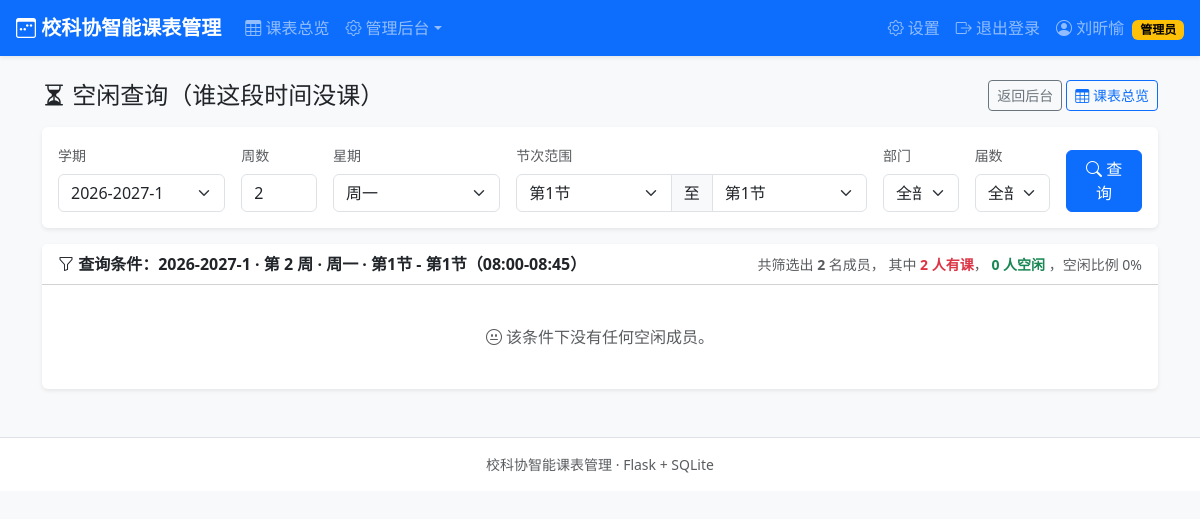
/admin/free (signed in), run on an earlier commit of the app's database.
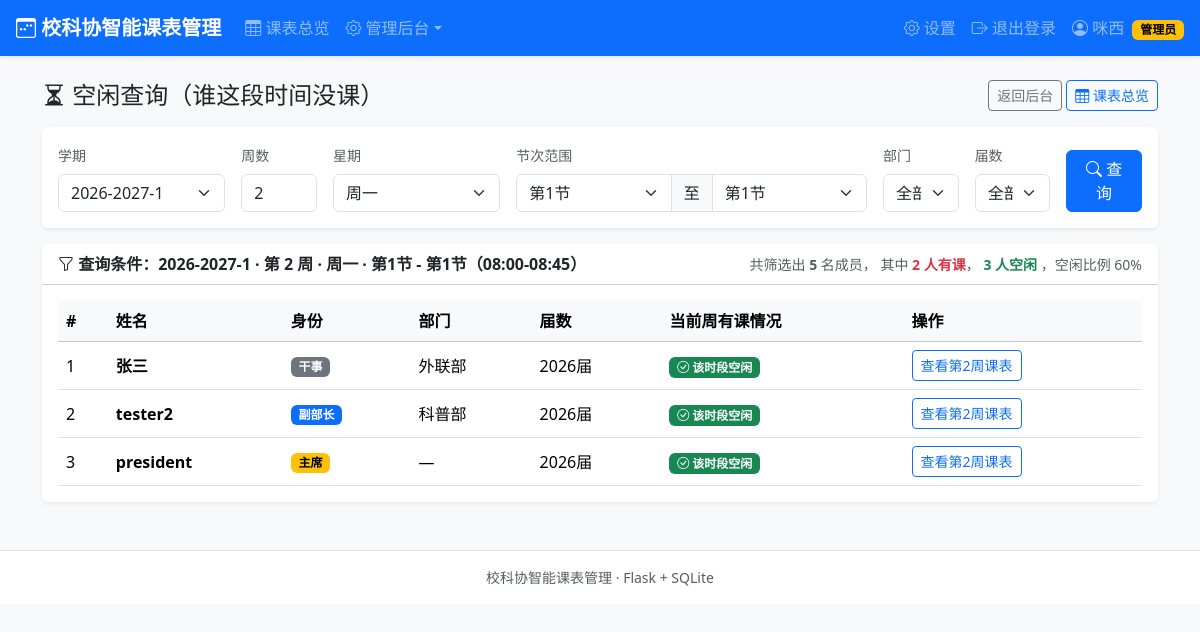
And on a later commit of the database.
### tables this page shows
CREATE TABLE users (
        id            INTEGER PRIMARY KEY AUTOINCREMENT,
        student_id    TEXT NOT NULL UNIQUE,
        password_hash TEXT NOT NULL,
        name          TEXT NOT NULL,
        identity      TEXT NOT NULL,               -- 主席/部长/干事
        department    TEXT,                        -- 主席可以为空
        cohort        INTEGER NOT NULL,            -- 届数，如 2026
        role          TEXT NOT NULL DEFAULT 'member',  -- admin/member
        created_at    TEXT NOT NULL
    , major TEXT NOT NULL DEFAULT '');

CREATE TABLE semesters (
        id          INTEGER PRIMARY KEY AUTOINCREMENT,
        name        TEXT NOT NULL UNIQUE,          -- 如 2026-2027-1
        start_date  TEXT NOT NULL,                 -- YYYY-MM-DD(周一)
        total_weeks INTEGER NOT NULL,
        is_active   INTEGER NOT NULL DEFAULT 0,
        created_at  TEXT NOT NULL
    );

### app.py (the view, shortened to what this page needs)
@app.route("/admin/free", methods=["GET"])
@admin_required
def admin_free():
    semester = resolve_semester(request.args.get("semester_id", type=int))
    week = request.args.get("week", type=int) or current_week(semester)
    day = request.args.get("day", type=int) or 1
    dep_filter = request.args.get("department", "all")
    cohort_filter = request.args.get("cohort", type=int) or 0
    result = None
    query_meta = None
    if semester:
        if week < 1:
            week = 1
        week = min(week, semester["total_weeks"])
        where = "1=1"
        args = []
        if dep_filter != "all":
            if dep_filter == "无部门":
                where += " AND department IS NULL"
            else:
                where += " AND department=?"
                args.append(dep_filter)
        if cohort_filter:
            where += " AND cohort=?"
            args.append(cohort_filter)
        users = query(f"SELECT * FROM users WHERE {where} ORDER BY department IS NULL, department, cohort DESC, name", args)
        busy = set()
        if day <= 5:
            s_period = request.args.get("start_period", type=int) or 1
            e_period = request.args.get("end_period", type=int) or s_period
            s_period = max(1, min(12, s_period))
            e_period = max(s_period, min(12, e_period))
            for u in users:
                rows = query("SELECT * FROM courses WHERE user_id=? AND semester_id=? AND day=? AND start_period IS NOT NULL",
                             (u["id"], semester["id"], day))
                for c in rows:
                    if (course_in_week(c, week)
                            and c["start_period"] <= e_period and c["end_period"] >= s_period):
                        busy.add(u["id"])
                        break
            query_meta = f"{WEEK_NAMES[day]} · 第{s_period}节 - 第{e_period}节" + (
                f"（{PERIOD_TIMES[s_period][0]}-{PERIOD_TIMES[e_period][1]}）" if s_period == e_period else "")
            time_args = dict(start_period=s_period, end_period=e_period)
        free_users = [u for u in users if u["id"] not in busy]
        result = dict(free=free_users, busy=busy, total=len(users))
    else:
        time_args = {}
    semesters = query("SELECT * FROM semesters ORDER BY id DESC")
    all_cohorts = [r["cohort"] for r in query("SELECT DISTINCT cohort FROM users ORDER BY cohort DESC")]
    return render_template(
        "admin/free.html",
        semesters=semesters, semester=semester, week=week,
        day=day, dep_filter=dep_filter, cohort_filter=cohort_filter,
        result=result, query_meta=query_meta,
        departments=DEPARTMENTS + ["无部门"],
        all_cohorts=all_cohorts,
        WEEK_NAMES=WEEK_NAMES, WEEKEND_SLOTS=WEEKEND_SLOTS,
        PERIOD_TIMES=PERIOD_TIMES,
        time_args=time_args,
    )

### app.py (called while the page is built)
def get_db():
    if "db" not in g:
        conn = sqlite3.connect(DB_PATH)
        conn.row_factory = sqlite3.Row
        conn.execute("PRAGMA foreign_keys = ON")
        g.db = conn
    return g.db

def query(sql, args=()):
    return get_db().execute(sql, args).fetchall()

def query_one(sql, args=()):
    return get_db().execute(sql, args).fetchone()

def login_required(view):
    @wraps(view)
    def wrapped(*args, **kwargs):
        if session.get("user_id") is None:
            flash("请先登录", "warning")
            return redirect(url_for("login", next=request.full_path if request.query_string else url_for("index")))
        return view(*args, **kwargs)
    return wrapped

def admin_required(view):
    @wraps(view)
    @login_required
    def wrapped(*args, **kwargs):
        user = get_current_user()
        if user is None or user["role"] != "admin":
            flash("需要管理员权限", "danger")
            return redirect(url_for("index"))
        return view(*args, **kwargs)
    return wrapped

def get_current_user():
    uid = session.get("user_id")
    if uid is None:
        return None
    return query_one("SELECT * FROM users WHERE id = ?", (uid,))

def parse_date(s):
    try:
        return datetime.strptime(s, "%Y-%m-%d").date()
    except (ValueError, TypeError):
        return None

def current_week(semester, on=None):
    if not semester:
        return 1
    total = semester["total_weeks"]
    start = parse_date(semester["start_date"])
    if start is None:
        return 1
    today = on or date.today()
    if today < start:
        return 1
    week = (today - start).days // 7 + 1
    return max(1, min(total, week))

def active_semester():
    s = query_one("SELECT * FROM semesters WHERE is_active = 1 ORDER BY id DESC LIMIT 1")
    if s is None:
        s = query_one("SELECT * FROM semesters ORDER BY id LIMIT 1")
    return s

def resolve_semester(sid):
    if sid:
        return query_one("SELECT * FROM semesters WHERE id = ?", (sid,))
    return active_semester()

def course_in_week(c, week):
    if not (c["start_week"] <= week <= c["end_week"]):
        return False
    if c["week_type"] == "odd":
        return week % 2 == 1
    if c["week_type"] == "even":
        return week % 2 == 0
    return True

### templates/admin/free.html (shortened to what this page needs)
{% extends "base.html" %}
{% block content %}
<div class="d-flex justify-content-between align-items-center mb-3">
  <h4 class="mb-0"><i class="bi bi-hourglass-split"></i> 空闲查询（谁这段时间没课）</h4>
  <div>
    <a class="btn btn-sm btn-outline-secondary" href="{{ url_for('admin_index') }}">返回后台</a>
    <a class="btn btn-sm btn-outline-primary" href="{{ url_for('schedule') }}"><i class="bi bi-table"></i> 课表总览</a>
  </div>
</div>
<div class="card shadow-sm mb-3">
  <div class="card-body">
    <form method="get" action="{{ url_for('admin_free') }}" id="freeForm" class="row g-3 align-items-end">
      <div class="col-lg-2 col-md-4">
        <label class="form-label small text-muted">学期</label>
        <select class="form-select" name="semester_id" id="freeSemester">
          {% for s in semesters %}
          <option value="{{ s.id }}" {% if semester and s.id == semester.id %}selected{% endif %}>{{ s.name }}</option>
          {% endfor %}
        </select>
      </div>
      <div class="col-lg-1 col-md-2">
        <label class="form-label small text-muted">周数</label>
        <input class="form-control" type="number" name="week" value="{{ week }}" min="1" max="{{ semester.total_weeks if semester else 30 }}">
      </div>
      <div class="col-lg-2 col-md-3">
        <label class="form-label small text-muted">星期</label>
        <select class="form-select" name="day" id="freeDay">
          {% for d in range(1, 8) %}
          <option value="{{ d }}" {% if day == d %}selected{% endif %}>{{ WEEK_NAMES[d] }}</option>
          {% endfor %}
        </select>
      </div>
      <div class="col-lg-4 col-md-6" id="freePeriodBox" {% if day >= 6 %}style="display:none"{% endif %}>
        <label class="form-label small text-muted">节次范围</label>
        <div class="input-group">
          <select class="form-select" name="start_period" id="freeStart">
            {% for p in range(1, 13) %}<option value="{{ p }}" {% if time_args.get('start_period') == p %}selected{% endif %}>
              第{{ p }}节</option>{% endfor %}
          </select>
          <span class="input-group-text">至</span>
          <select class="form-select" name="end_period" id="freeEnd">
            {% for p in range(1, 13) %}<option value="{{ p }}" {% if time_args.get('end_period') == p %}selected{% endif %}>
              第{{ p }}节</option>{% endfor %}
          </select>
        </div>
      </div>
      <div class="col-lg-1 col-md-3">
        <label class="form-label small text-muted">部门</label>
        <select class="form-select" name="department">
          <option value="all" {% if dep_filter == 'all' %}selected{% endif %}>全部</option>
        </select>
      </div>
      <div class="col-lg-1 col-md-3">
        <label class="form-label small text-muted">届数</label>
        <select class="form-select" name="cohort">
          <option value="0" {% if not cohort_filter %}selected{% endif %}>全部</option>
        </select>
      </div>
      <div class="col-lg-1 col-md-2">
        <button class="btn btn-primary w-100" type="submit"><i class="bi bi-search"></i> 查询</button>
      </div>
    </form>
  </div>
</div>
{% if not semester %}
<div class="alert alert-warning"><i class="bi bi-exclamation-triangle"></i> 请先在“学期管理”中创建并激活学期。</div>
{% elif result is none %}
<div class="card shadow-sm"><div class="card-body text-center text-muted py-5">
  <i class="bi bi-search" style="font-size:2.5rem"></i>
</div></div>
{% else %}
<div class="card shadow-sm">
  <div class="card-header bg-white d-flex flex-wrap align-items-center gap-2">
    <strong><i class="bi bi-funnel"></i> 查询条件：{{ semester.name }} · 第 {{ week }} 周 · {{ query_meta }}</strong>
    <span class="ms-auto text-muted small">
      共筛选出 <strong>{{ result.total }}</strong> 名成员，
      其中<strong class="text-danger"> {{ result.busy|length }} 人有课</strong>，
      <strong class="text-success">{{ result.free|length }} 人空闲</strong>
      {% if result.total and result.busy|length %}
      ，空闲比例 {{ (result.free|length * 100 // result.total) }}%
      {% endif %}
    </span>
  </div>
  <div class="card-body">
    {% if result.free %}
    <div class="table-responsive">
      <table class="table table-hover align-middle mb-0">
        <thead class="table-light">
          <tr><th>#</th><th>姓名</th><th>身份</th><th>部门</th><th>届数</th><th>当前周有课情况</th><th>操作</th></tr>
        </thead>
        <tbody>
          {% for u in result.free %}
          <tr>
            <td>{{ loop.index }}</td>
            <td class="fw-bold">{{ u.name }}</td>
            <td>
              {% if u.identity == '主席' %}<span class="badge text-bg-warning">主席</span>
              {% elif u.identity == '部长' %}<span class="badge text-bg-info">部长</span>
              {% elif u.identity == '副部长' %}<span class="badge text-bg-primary">副部长</span>
              {% else %}<span class="badge text-bg-secondary">干事</span>{% endif %}
            </td>
            <td>{{ u.department or '—' }}</td>
            <td>{{ u.cohort }}届</td>
            <td><span class="badge text-bg-success"><i class="bi bi-check-circle"></i> 该时段空闲</span></td>
            <td>
              <a class="btn btn-sm btn-outline-primary" target="_blank"
                 href="{{ url_for('schedule', semester_id=semester.id, week=week, user=u.id) }}">
                查看第{{ week }}周课表
              </a>
            </td>
          </tr>
          {% endfor %}
        </tbody>
      </table>
    </div>
    {% else %}
    <div class="text-center text-muted py-4"><i class="bi bi-emoji-neutral"></i> 该条件下没有任何空闲成员。</div>
    {% endif %}
  </div>
</div>
{% endif %}
{% endblock %}

### templates/base.html (shortened to what this page needs)
<!DOCTYPE html>
<html lang="zh-CN">
<head>
  <link href="https://cdn.jsdelivr.net/npm/bootstrap@5.3.3/dist/css/bootstrap.min.css" rel="stylesheet">
  <link href="https://cdn.jsdelivr.net/npm/bootstrap-icons@1.11.3/font/bootstrap-icons.min.css" rel="stylesheet">
  <link href="{{ url_for('static', filename='style.css') }}" rel="stylesheet">
</head>
<body class="bg-light">
{% if session.get('user_id') %}
<nav class="navbar navbar-expand-lg navbar-dark bg-primary shadow-sm sticky-top">
  <div class="container-fluid px-3">
    <a class="navbar-brand fw-bold" href="{{ url_for('schedule') }}">
      <i class="bi bi-calendar3-week"></i> 校科协智能课表管理
    </a>
    <div class="collapse navbar-collapse" id="navMain">
      <ul class="navbar-nav me-auto">
        <li class="nav-item"><a class="nav-link" href="{{ url_for('schedule') }}"><i class="bi bi-table"></i> 课表总览</a></li>
        {% if session.get('role') == 'admin' %}
        <li class="nav-item dropdown">
          <a class="nav-link dropdown-toggle" href="#" role="button" data-bs-toggle="dropdown"><i class="bi bi-gear"></i> 管理后台</a>
        </li>
        {% endif %}
      </ul>
      <ul class="navbar-nav">
        <li class="nav-item"><a class="nav-link" href="{{ url_for('settings') }}"><i class="bi bi-gear"></i> 设置</a></li>
        <li class="nav-item">
          <a class="nav-link" href="{{ url_for('logout') }}"><i class="bi bi-box-arrow-right"></i> 退出登录</a>
        </li>
      </ul>
      <span class="navbar-text ms-2">
        <i class="bi bi-person-circle"></i> {{ session.get('name') }}
        {% if session.get('role') == 'admin' %}<span class="badge text-bg-warning ms-1">管理员</span>{% endif %}
      </span>
    </div>
  </div>
</nav>
{% endif %}
<main class="container py-4">
  {% block content %}{% endblock %}
</main>
<footer class="text-center text-muted small py-3 border-top bg-white mt-4">
  校科协智能课表管理 · Flask + SQLite
</footer>
</body>
</html>

### static/style.css (style rules this page uses)
body { background: #f4f6f9; }
.card { border: 0; }
.badge { vertical-align: middle; }

What changed in the data, as far as the page shows it:
no longer on this page (row edited): users: get "刘昕愉"
added users: name "张三", identity "干事", department "外联部", cohort "2026", week "2"
added users: name "tester2", identity "副部长", department "科普部", cohort "2026", week "2"
added users: name "president", identity "主席", department "—", cohort "2026", week "2"
Also different on the page:
{{ session.get('name') }}: (not shown) → "咪西"
{{ result.total }}: "2" → "5"
{{ result.free|length }}: "0" → "3"
{{ (result.free|length * 100 // result.total) }}: "0" → "60"
text no longer shown: "该条件下没有任何空闲成员。"
text now shown: "# 姓名 身份 部门 届数 当前周有课情况 操作"
